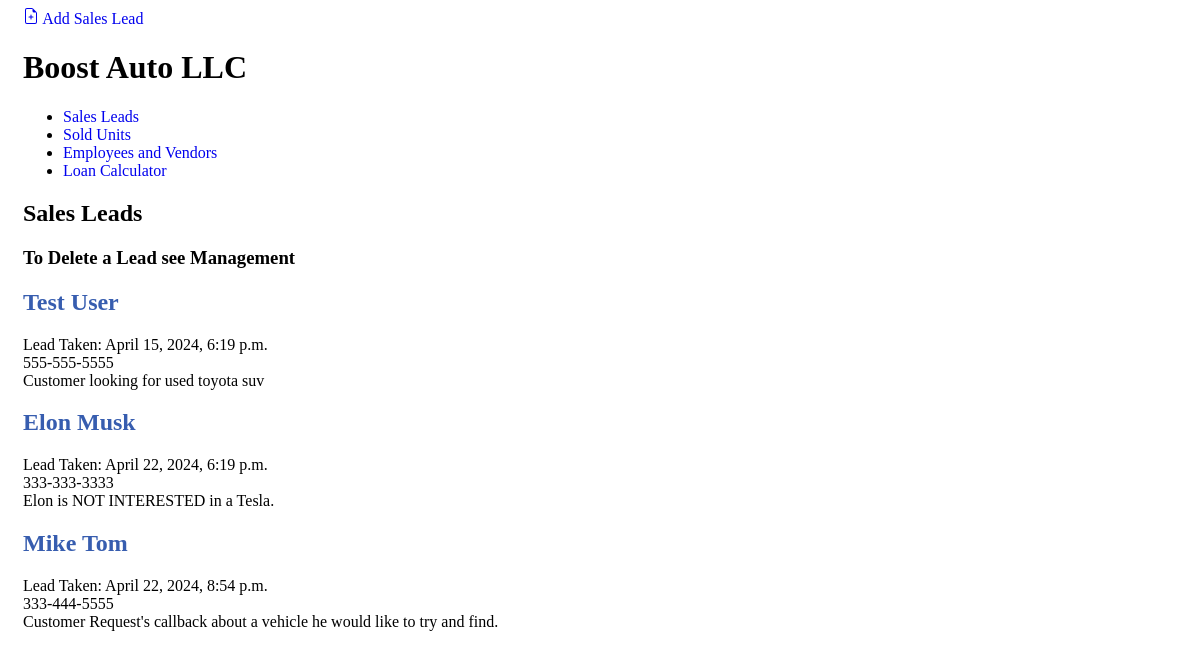
The app's page / (signed in) with its own data.
### sales_leads/models.py (models this page shows, shortened)
class SalesLead(models.Model):
    author = models.ForeignKey(settings.AUTH_USER_MODEL, on_delete=models.CASCADE)
    first_name = models.CharField(max_length=200)
    last_name = models.CharField(max_length=200)
    street_address = models.CharField(max_length=200)
    city = models.CharField(max_length=200)
    state = models.CharField(max_length=200)
    zipcode = models.CharField(max_length=200)
    telephone = models.CharField(max_length=200)
    comments = models.TextField(default='Customer Request')
    published_date = models.DateTimeField(blank=True, null=True)

### sales_leads/views.py (the view)
# urls.py: path('', views.sales_lead_list, name='sales_lead_list'),
@login_required
def sales_lead_list(request):
    sales = SalesLead.objects.filter(published_date__lte=timezone.now()).order_by('published_date')
    return render(request, 'sales_leads/sales_lead_list.html', {'sales':sales})

### sales_leads/templates/sales_leads/sales_lead_list.html
{% extends 'sales_leads/base.html' %}
    {% block content %}
    <h2>Sales Leads</h2>
    <h3>To Delete a Lead see Management</h3>
    {% for sale in sales %}
        <article>
            <h2><a href="">{{ sale.first_name }} {{ sale.last_name }}</a></h2>
            <time>Lead Taken: {{ sale.published_date }}</time>
            <p>{{ sale.telephone }}</p>
            <p>{{ sale.comments }}</p>
        </article>
    {% endfor %}
    {% endblock %}

### staticfiles/css/sales.css (style rules this page uses)
h2 a { color: #375daf; }
body { padding-left: 15px; }
a:link { text-decoration: none; }
p { margin: 0; padding: 0; }

### records on screen
SalesLead: first_name "Test", last_name "User", published_date "April 15, 2024, 6:19 p.m.", telephone "555-555-5555", comments "Customer looking for used toyota suv"
SalesLead: first_name "Elon", last_name "Musk", published_date "April 22, 2024, 6:19 p.m.", telephone "333-333-3333", comments "Elon is NOT INTERESTED in a Tesla."
SalesLead: first_name "Mike", last_name "Tom", published_date "April 22, 2024, 8:54 p.m.", telephone "333-444-5555", comments "Customer Request's callback about a vehicle he would like to try and find."
